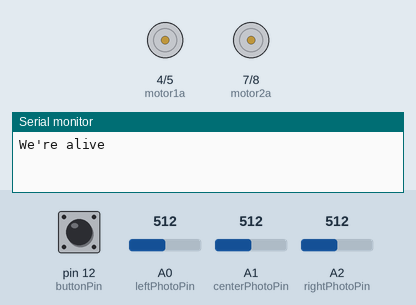
Bench run of a sketch on a simulated Arduino Uno, built with avr-gcc and run on an emulated ATmega328P. Shown: motor-driver pin pairs drawn as motors (green arrow = first pin HIGH = forward, orange = second pin HIGH = backward, longer = more drive, scaled by the enable pin), the last lines printed to the serial monitor. Inputs (shaded band) come from the test bench; at power-on: pin 12 (buttonPin) LOW, A0 (leftPhotoPin) = 512, A2 (rightPhotoPin) = 512, A1 (centerPhotoPin) = 512.

Above: at 1.2 s.
1.3 s: pin 12 (buttonPin) pulled HIGH for 0.15 s
At 2.7 s:
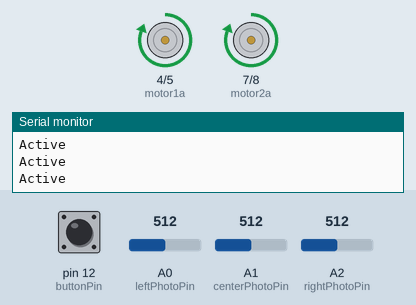
3.1 s: A0 (leftPhotoPin) set to 495
At 3.8 s:
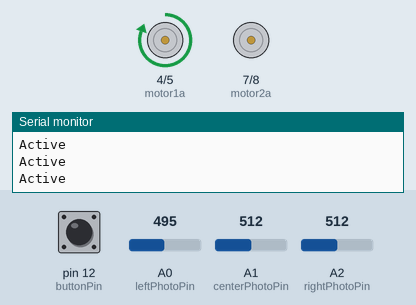
4.6 s: A2 (rightPhotoPin) set to 482
At 5.8 s:
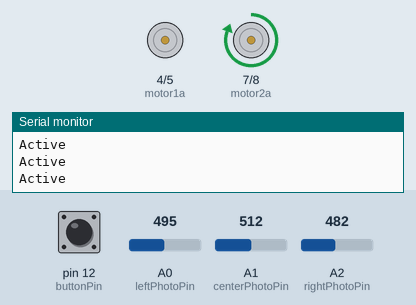
6.1 s: pin 12 (buttonPin) pulled HIGH for 1 s
At 8.4 s:
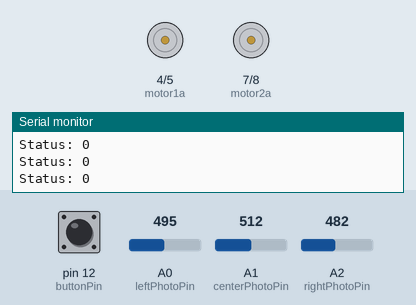
Timing chart, 0 to 9.7 s (numbered marks = the images above; inputs shaded):
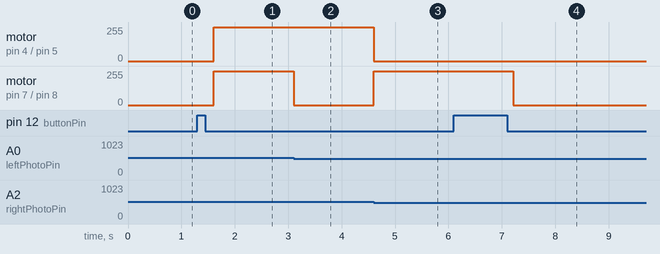

Measured:
- the behaviour switches between 502 and 501 on A0 (leftPhotoPin) (found by bisection; images 1 and 2)
- the behaviour switches between 496 and 495 on A2 (rightPhotoPin) (found by bisection; images 2 and 3)
- after the input at 1.3 s, motor on pin 4 (motor1a) / pin 5 (motor1b), motor on pin 7 (motor2a) / pin 8 (motor2b): stopped → forward 255/255 after 0.30 s
- after the input at 3.1 s, motor on pin 7 (motor2a) / pin 8 (motor2b): forward 255/255 → stopped at once
- after the input at 4.6 s, motor on pin 4 (motor1a) / pin 5 (motor1b): forward 255/255 → stopped at once; motor on pin 7 (motor2a) / pin 8 (motor2b): stopped → forward 255/255 at once
- after the input at 6.1 s, motor on pin 7 (motor2a) / pin 8 (motor2b): forward 255/255 → stopped after 1.1 s

The sketch:

carLogic.ino
```cpp
//Motor pins. 1 is right motor, 2 is left motor
const int motor1a = 4;
const int motor1b = 5;
const int motor1En = 3;
const int motor2a = 7;
const int motor2b = 8;
const int motor2En = 6;

//Motor states
int m1aState= LOW;
int m1bState = LOW;
int m1EnState= LOW;
int m2aState= LOW;
int m2bState= LOW;
int m2EnState= LOW;

//Toggle car active button pin
const int buttonPin = 12;

//Toggle start and stop state
const int ACTIVE = 1;
const int INACTIVE = 0;
int carStatus = INACTIVE;
int justStarted = INACTIVE;

//Sensor pins
const int leftPhotoPin = A0;
const int centerPhotoPin = A1;
const int rightPhotoPin = A2;

//Thresholds
int blackThreshold = 100;
int whiteThreshold = 250;
int redThreshold = 100;
int differenceThreshold = 10;

//Current State
const int RIGHT = 10;
const int LEFT = 11;
const int FORWARD = 12;
const int STOPPED = 13;
int state = STOPPED;

//Initialization function
void setup() {
  //Begin serial output
  Serial.begin(9600);
  Serial.print("We're alive\n");

  //Put each pin in the correct mode.
  //Motor control pins are output
  pinMode(motor1a, OUTPUT);
  pinMode(motor1b, OUTPUT);
  pinMode(motor2a, OUTPUT);
  pinMode(motor2b, OUTPUT);
  pinMode(motor1En, OUTPUT);
  pinMode(motor2En, OUTPUT);

  //Button pin is input
  pinMode(buttonPin, INPUT);
}

//Infinite loop called automatically by the Arduino board
void loop() {
  //Check to see if the active state is going to be toggled
  int button = digitalRead(buttonPin);
  if(button == HIGH) {
    //Toggle the car status
    if(carStatus == ACTIVE) {
      carStatus = INACTIVE;
      justStarted = INACTIVE;
    }
    else {
      carStatus = ACTIVE;
      justStarted = ACTIVE;
    }

    //Wait for the button to be released
    while(button == HIGH) {
      button = digitalRead(buttonPin);
      delay(100);
      Serial.print("Status: ");
      Serial.println(carStatus, DEC);
    }
  }

  int left = analogRead(leftPhotoPin);
  int right = analogRead(rightPhotoPin);
  int center = analogRead(centerPhotoPin);

//  Serial.print("Left: ");
//  Serial.println(left, DEC);
//  Serial.print("Center: ");
//  Serial.println(center, DEC);
//  Serial.print("Right: ");
//  Serial.println(right, DEC);

  //Do stuff only if the car is active
  if(carStatus == ACTIVE) {
    Serial.println("Active");
    if(justStarted == ACTIVE) {
      forward();
      state = FORWARD;
      justStarted = INACTIVE;
    }
    else if(center <= right && center <= left && (max(right, left) - center) > differenceThreshold) {
      if(state != FORWARD) {
        forward();
        state = FORWARD;
      }
    }
    //Otherwise, if the right side is seeing black, turn left
    else if(right <= center && right <= left && (max(left, center) - right) > differenceThreshold) {
      if(state != RIGHT) {
        turnClockwise();
        state = RIGHT;
      }
    }
    else if(left <= center && left <= right && (max(center, right) - left) > differenceThreshold) {
      if(state != LEFT) {
        turnCounterClockwise();
        state = LEFT;
      }
    }
  }
  //If the car is not active, halt
  else {
    halt();
  }

  //Wait 10 milliseconds before starting the loop again
  delay(10);
}

int computeThreshold(int left, int center, int right) {

}

void turnCounterClockwise()
{
  //left motor backwards, right motor forward
  digitalWrite(motor1En, HIGH);
  m1EnState= HIGH;
  digitalWrite(motor1a, HIGH);
  m1aState= HIGH;
  digitalWrite(motor1b, LOW);
  m1bState= LOW;
  digitalWrite(motor2En, LOW);
  m2EnState= LOW;
  digitalWrite(motor2a, HIGH);
  m2aState= LOW;
  digitalWrite(motor2b, LOW);
  m2bState= LOW;
}

void turnClockwise(){
  //left motor forward, right motor backwards
  digitalWrite(motor1En, LOW);
  m1EnState= LOW;
  digitalWrite(motor1a, HIGH);
  m1aState= HIGH;
  digitalWrite(motor1b, LOW);
  m1bState= LOW;
  digitalWrite(motor2En, HIGH);
  m2EnState= HIGH;
  digitalWrite(motor2a, HIGH);
  m2aState= LOW;
  digitalWrite(motor2b, LOW);
  m2bState= HIGH;
}

void halt(){
  //stops motors by turning enables for both motors off
  digitalWrite(motor1En, LOW);
  m1EnState= LOW;
  digitalWrite(motor2En, LOW);
  m2EnState= LOW;
}

void forward()
{
  //both motors forward
  digitalWrite(motor1En, HIGH);
  m1EnState= HIGH;
  digitalWrite(motor1a, HIGH);
  m1aState= HIGH;
  digitalWrite(motor1b, LOW);
  m1bState= LOW;
  digitalWrite(motor2En, HIGH);
  m2EnState= HIGH;
  digitalWrite(motor2a, HIGH);
  m2aState= HIGH;
  digitalWrite(motor2b, LOW);
  m2bState= LOW;
}

void backward()
{
  //both motors back
  digitalWrite(motor1En, HIGH);
  m1EnState= HIGH;
  digitalWrite(motor1a, LOW);
  m1aState= LOW;
  digitalWrite(motor1b, HIGH);
  m1bState= HIGH;
  digitalWrite(motor2En, HIGH);
  m2EnState= HIGH;
  digitalWrite(motor2a, LOW);
  m2aState= LOW;
  digitalWrite(motor2b, HIGH);
  m2bState= HIGH;

}

void resume(){
  //restores states
 digitalWrite(motor1En, m1EnState);
 digitalWrite(motor1a, m1aState);
 digitalWrite(motor1b, m1bState);
 digitalWrite(motor2En, m2EnState);
 digitalWrite(motor2a, m2aState);
 digitalWrite(motor2b, m2bState);
}
```
